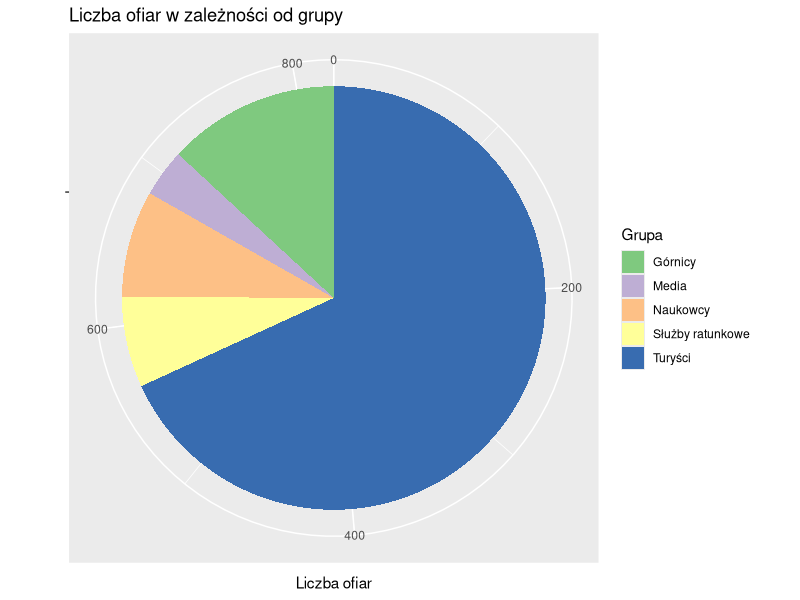
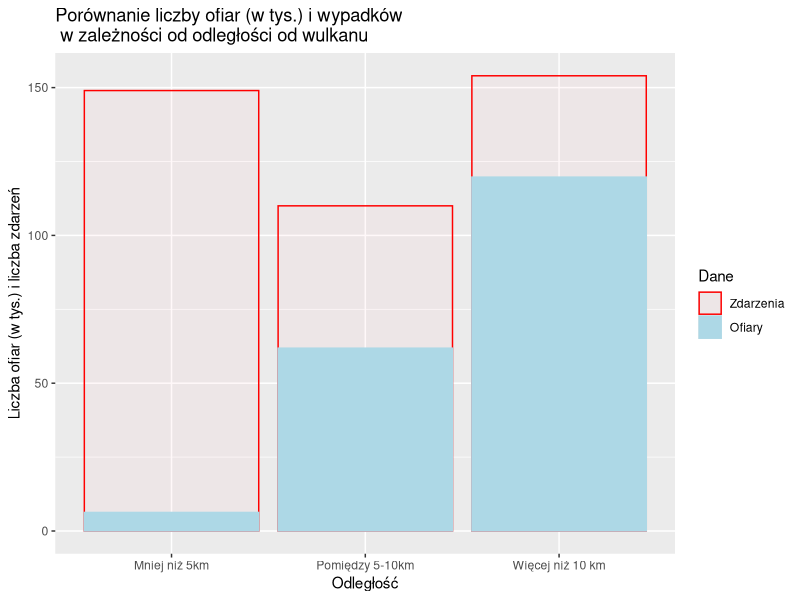

The R source for these figures, in order:
## ---- chunk 1
knitr::opts_chunk$set(echo = FALSE)
## ---- chunk 2
data <- data.frame(
  Grupa = c("Turyści", "Naukowcy", "Górnicy", "Media", "Służby ratunkowe"), 
  Zdarzenia = c(113, 22, 6, 6, 5), 
  Ofiary = c(561, 67, 108, 30, 57))

library(ggplot2)
bp<- ggplot(data, aes(x="", y=Ofiary, fill=Grupa))+
geom_bar(width = 1, stat = "identity")
pie <- bp + coord_polar("y", start=0) + scale_fill_brewer(palette="Accent") + labs(title = "Liczba ofiar w zależności od grupy", x = "", y = "Liczba ofiar")

pie
## ---- chunk 3
library(ggplot2)
data <- data.frame(Nazwy = c("Mniej niż 5km", "Pomiędzy 5-10km", "Więcej niż 10 km"), 
                   Zdarzenia = c(149, 110, 154), 
                   Ofiary = c(6268, 61842, 119717)/1000)

library(reshape2)
data_long <- melt(data[c("Nazwy", "Zdarzenia", "Ofiary")], id.vars = c("Nazwy"))
colnames(data_long)[2] <- "Dane"
colnames(data_long)[2] <- "Dane"
g <- ggplot(data=data_long,aes(x=Nazwy, y=value, fill=Dane, color=Dane, alpha=Dane)) +
  geom_bar(stat="identity", position ="identity") +
  labs(title = "Porównanie liczby ofiar (w tys.) i wypadków \n w zależności od odległości od wulkanu", x = "Odległość", y = "Liczba ofiar (w tys.) i liczba zdarzeń") +
  scale_colour_manual(values=c("red", "lightblue")) +
  scale_fill_manual(values=c("pink", "lightblue"))# +
  #scale_alpha_manual(values=c(.9, .3))
g
